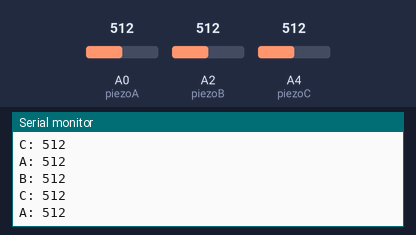
Simulated run of this sketch. Board: Arduino Uno, built with avr-gcc and run on an emulated ATmega328P. On the bench: the last lines printed to the serial monitor. The test bench sets the inputs (shaded band); at power-on: A4 (piezoC) = 512, A0 (piezoA) = 512, A2 (piezoB) = 512.

Above: at 4.2 s.
4.3 s: A4 (piezoC) set to 986
At 5.3 s:
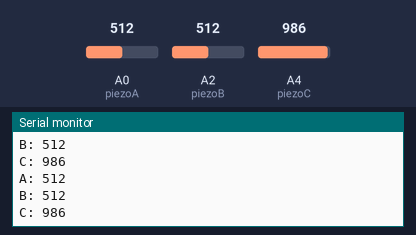
5.8 s: A4 (piezoC) set to 1009
At 6.3 s:
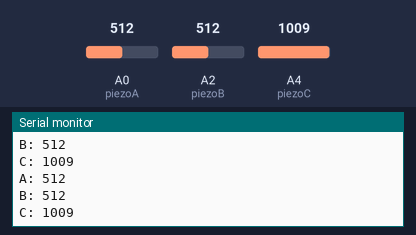
8.8 s: A0 (piezoA) set to 110
At 9.7 s:
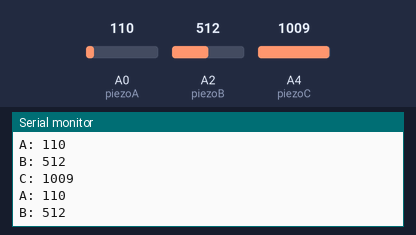
10.3 s: A0 (piezoA) set to 90
At 11.0 s:
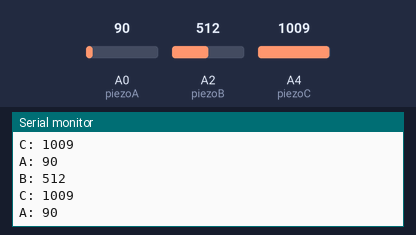
Timing chart, 0 to 12.8 s (numbered marks = the images above; inputs shaded):
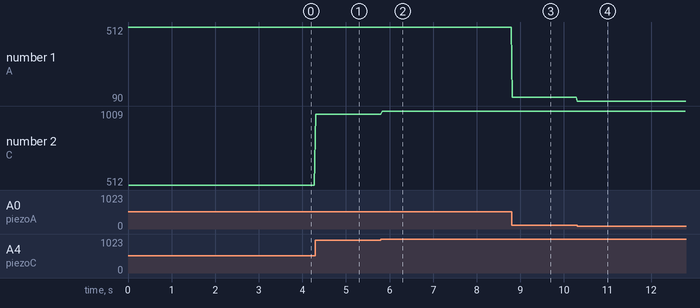

Measured:
- the behaviour switches between 100 and 99 on A0 (piezoA) (found by bisection; images 3 and 4)
- after the input at 4.3 s, the serial monitor: prints a new line at once (image 1)
- after the input at 5.8 s, the serial monitor: prints a new line at once (image 2)
- after the input at 8.8 s, the serial monitor: prints a new line at once (image 3)
- after the input at 10.3 s, the serial monitor: prints a new line at once (image 4)
- plotted number 1: 512 → 110 after the input at 8.8 s, 110 → 90 after the input at 10.3 s
- plotted number 2: 512 → 986 after the input at 4.3 s, 986 → 1009 after the input at 5.8 s

The sketch:

piezoSerialport.ino
```cpp
const int piezoA = 0;
const int piezoB = 2;
const int piezoC = 4;

void setup()
{
  Serial.begin(9600);
}

void loop() {
  sendPiezoA();
  delay(10);
  sendPiezoB();
  delay(10);
  sendPiezoC();
  delay(10);
}

void sendPiezoA() {
  int val= analogRead(piezoA);
  String stringA = "A: ";
  String sendStringA = stringA + val;
  Serial.println(sendStringA);
  return;
}

void sendPiezoB() {
  int val= analogRead(piezoB);
  String stringB = "B: ";
  String sendStringB = stringB + val;
  Serial.println(sendStringB);
  return;
}

void sendPiezoC() {
  int val= analogRead(piezoC);
  String stringC = "C: ";
  String sendStringC = stringC + val;
  Serial.println(sendStringC);
  return;
}
```
